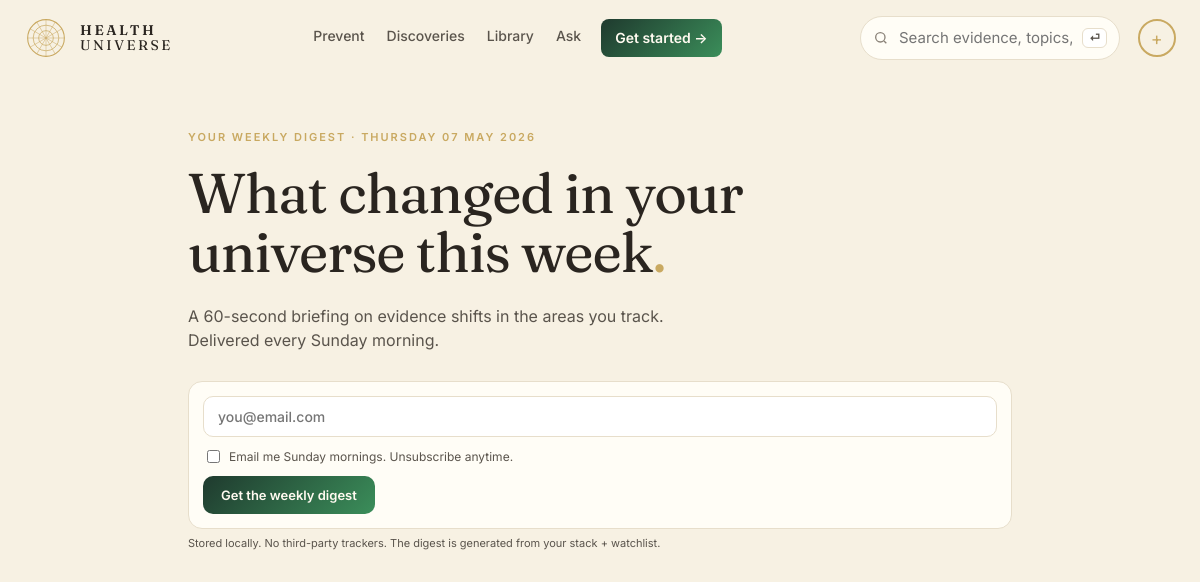
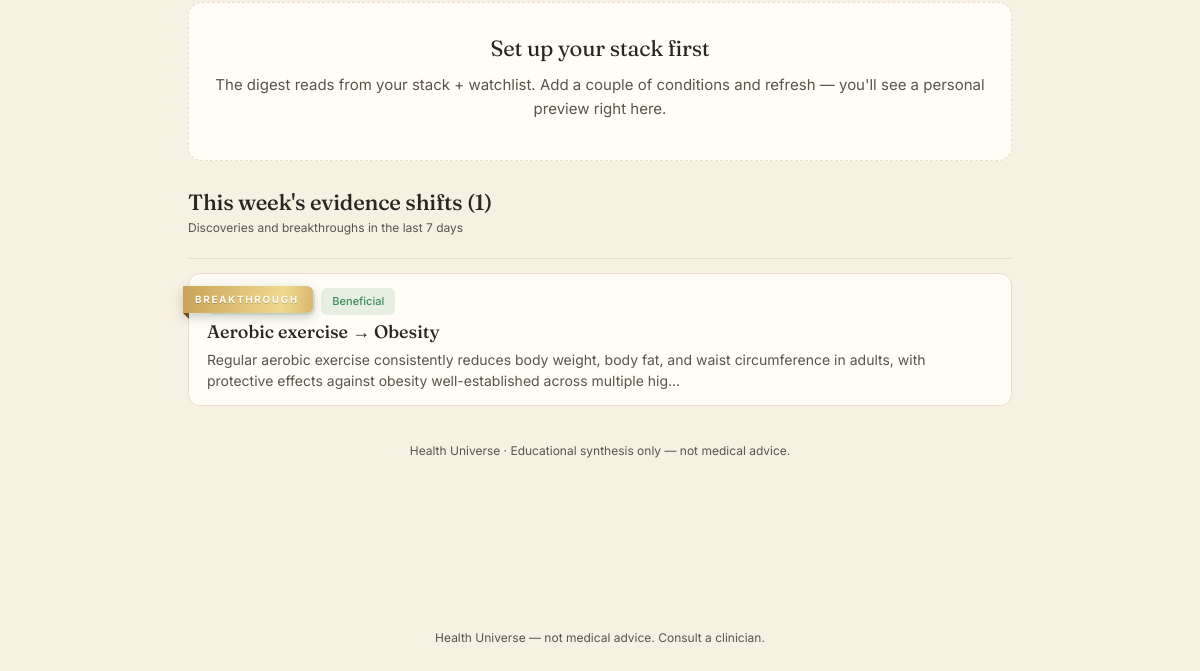
Page /digest on the earlier database version (2 pictures, top to bottom).
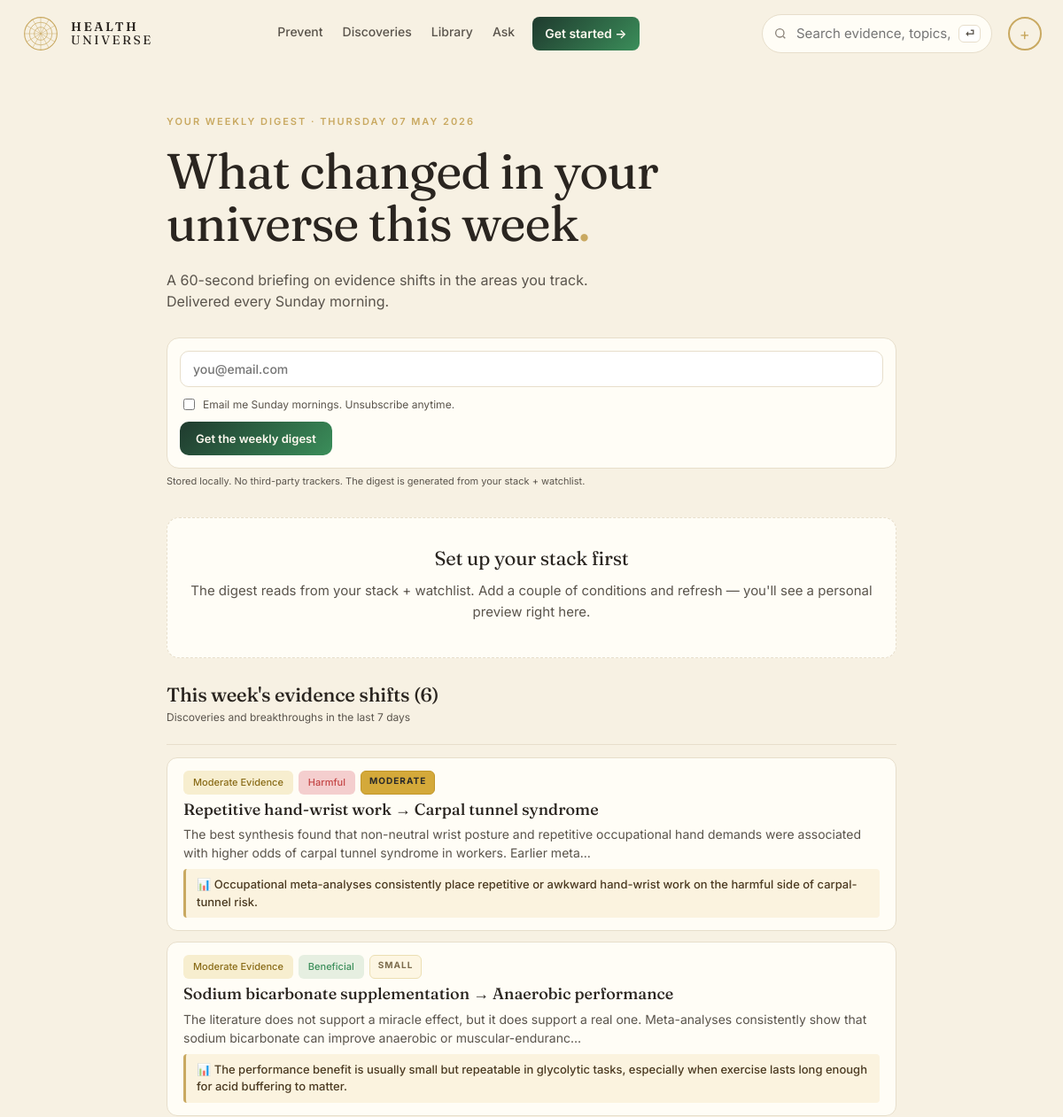
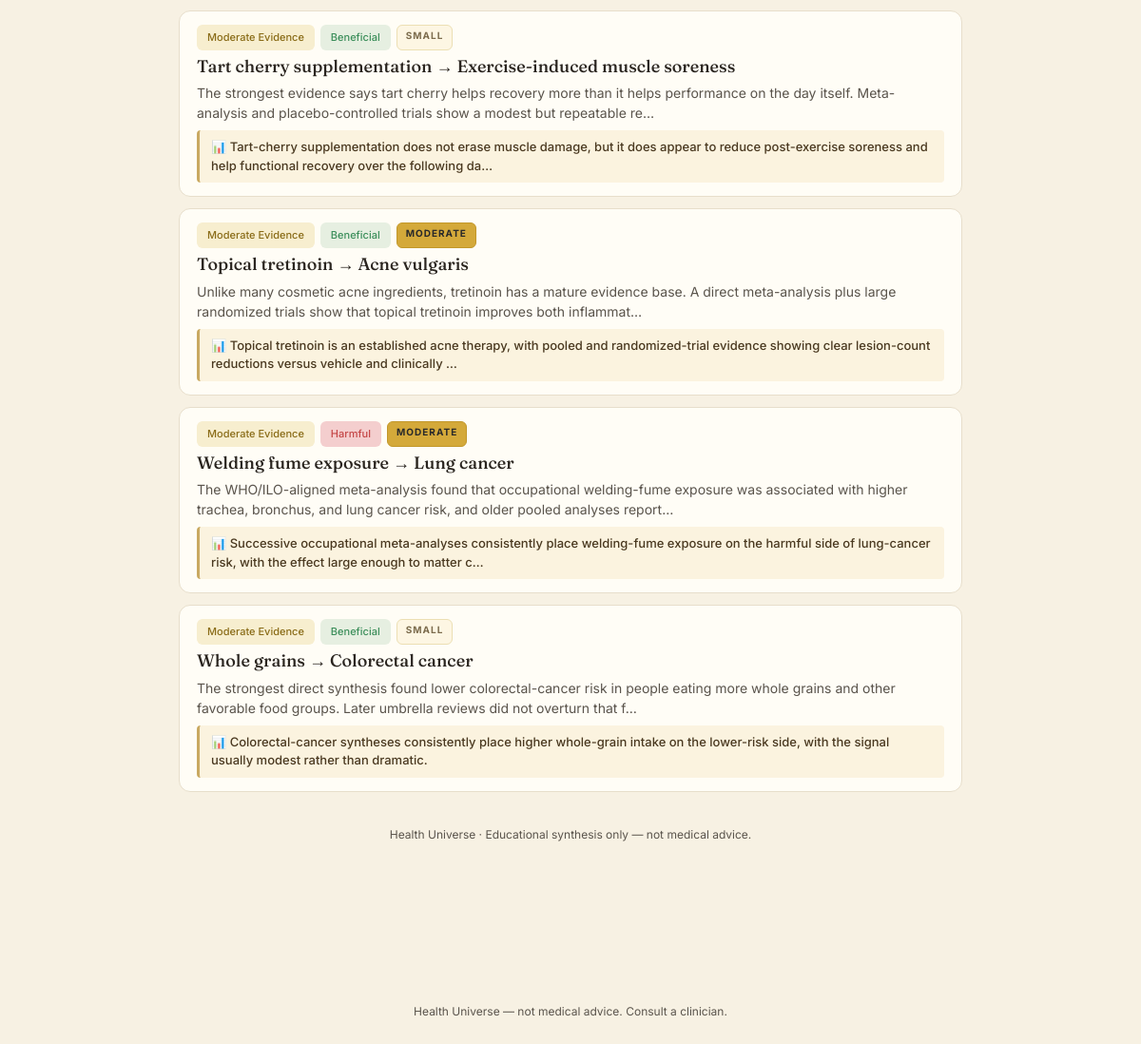
Same page on the later database version (2 pictures, top to bottom).
### tables this page shows
CREATE TABLE edge (
    id              INTEGER PRIMARY KEY,
    factor_id       INTEGER NOT NULL REFERENCES entity(id),
    outcome_id      INTEGER NOT NULL REFERENCES entity(id),
    direction       TEXT NOT NULL CHECK (direction IN (
                      'protective','harmful','neutral','u_shaped','mixed')),
    tier            TEXT NOT NULL CHECK (tier IN ('A','B','C','D','X','deprecated')),
    effect_size     TEXT,         -- qualitative: trivial/small/moderate/large
    effect_quant    TEXT,         -- e.g. "RR 0.82 (0.74-0.91)"
    population      TEXT,         -- e.g. "adults>50; ApoE4 carriers"
    mechanism       TEXT,         -- 1-paragraph plain English
    summary         TEXT,         -- card body copy
    caveats         TEXT,
    seed_source     TEXT NOT NULL CHECK (seed_source IN ('claude_seed','gemma_daily','manual')),
    created_at      TEXT NOT NULL DEFAULT (datetime('now')),
    updated_at      TEXT NOT NULL DEFAULT (datetime('now')),
    last_reviewed   TEXT NOT NULL DEFAULT (datetime('now')), embedding BLOB, embedded_at TEXT,
    UNIQUE(factor_id, outcome_id, population)
);

### web/app.py (the view)
@app.get("/digest", response_class=HTMLResponse)
def digest_preview(request: Request, days: int = 7):
    p = decode(request.cookies.get(COOKIE))
    has_profile = bool(p.conditions or p.watch_factors or p.watch_outcomes or p.watch_edges)
    sections: list[dict] = []
    with connect() as conn:
        all_disc = _new_discoveries(conn, days=days, limit=80)
        if has_profile:
            tracked_o = set(p.conditions) | set(p.watch_outcomes)
            tracked_f = set(p.watch_factors)
            relevant = [d for d in all_disc
                        if (tracked_o and d["o_slug"] in tracked_o)
                        or (tracked_f and d["f_slug"] in tracked_f)
                        or (d.get("breakthrough"))]
        else:
            relevant = [d for d in all_disc if d.get("breakthrough")] or all_disc[:6]
        sections.append({
            "title": f"This week's evidence shifts ({len(relevant)})",
            "blurb": f"Discoveries and breakthroughs in the last {days} days"
                     + (" in areas you track" if has_profile else ""),
            "rows": relevant[:6],
        })
        if p.conditions:
            no_regret = _no_regret_movers(conn, p, limit=6)
            sections.append({
                "title": "Top no-regret moves for your stack",
                "blurb": "Tier-A protective evidence for what you track",
                "rows": no_regret,
            })
            red_flags = _red_flags_in_stack(conn, p, limit=6)
            if red_flags:
                sections.append({
                    "title": "Watch outs",
                    "blurb": "Edges in your tracked areas with harmful or U-shaped direction",
                    "rows": red_flags,
                })
    return render(request, "digest.html", {
        "title": "Weekly digest",
        "profile": p,
        "has_profile": has_profile,
        "days": days,
        "sections": sections,
        "today": datetime_now().strftime("%A %d %B %Y"),
    })

### web/templates/digest.html
{% extends "base.html" %}
{% block content %}
<section class="digest-page">
  <header class="digest-head">
    <p class="hp-eyebrow">YOUR WEEKLY DIGEST · {{ today | upper }}</p>
    <h1 class="hp-title">What changed in your<br/>universe this week<span class="dot">.</span></h1>
    <p class="hp-lede">A 60-second briefing on evidence shifts in the
      areas you track. Delivered every Sunday morning.</p>
    {% if request and request.query_params.get('subscribed') %}
    <div class="digest-confirm">✓ You're subscribed. We'll email the next one Sunday at 7am.</div>
    {% else %}
    <form class="digest-signup" method="post" action="/subscribe">
      <input type="email" name="email" required placeholder="you@email.com">
      <label class="digest-consent">
        <input type="checkbox" name="consent" value="1" required>
        Email me Sunday mornings. Unsubscribe anytime.
      </label>
      <button type="submit">Get the weekly digest</button>
    </form>
    <p class="digest-tiny">
      Stored locally. No third-party trackers. The digest is generated
      from your <a href="/me">stack</a> + watchlist.
    </p>
    {% endif %}
  </header>
  {% if not has_profile %}
  <div class="digest-empty">
    <h3>Set up your stack first</h3>
    <p>The digest reads from <a href="/me">your stack</a> + watchlist.
      Add a couple of conditions and refresh — you'll see a personal preview right here.</p>
  </div>
  {% endif %}
  {% for section in sections %}
  <section class="digest-section">
    <header class="digest-sec-head">
      <h2>{{ section.title }}</h2>
      <p class="muted small">{{ section.blurb }}</p>
    </header>
    {% if section.rows %}
    <ol class="digest-list">
      {% for r in section.rows %}
      <li class="digest-card {% if r.breakthrough %}is-breakthrough{% endif %}">
        {% if r.breakthrough %}<span class="hp-breakthrough-ribbon">BREAKTHROUGH</span>{% endif %}
        <div class="digest-card-tags">
          <span class="hp-badge hp-badge-tier-{{ r.tier }}">{{ TIER_LABEL[r.tier] }}</span>
          <span class="hp-badge hp-badge-dir-{{ r.direction }}">{{ DIRECTION_LABEL[r.direction] }}</span>
          {% if r.effect_size and r.effect_size not in ('unknown','trivial') %}
            <span class="prv-effect prv-effect-{{ r.effect_size }}">{{ r.effect_size|upper }}</span>
          {% endif %}
        </div>
        <a class="digest-card-title" href="/edge/{{ r.id }}">
          {{ r.f_name }} → {{ r.o_name }}
        </a>
        <p class="digest-card-summary">{{ r.summary[:180] }}{% if r.summary|length > 180 %}…{% endif %}</p>
        {% if r.effect_quant %}<p class="digest-effect">📊 {{ r.effect_quant[:160] }}{% if r.effect_quant|length > 160 %}…{% endif %}</p>{% endif %}
      </li>
      {% endfor %}
    </ol>
    {% else %}
    <p class="empty">Nothing this week.</p>
    {% endif %}
  </section>
  {% endfor %}
  <footer class="digest-foot">
    <p class="muted small">Health Universe · Educational synthesis only — not medical advice.</p>
  </footer>
</section>
{% endblock %}

Differences in the rows shown:
no longer on this page (row unchanged): edge: direction "Beneficial", summary "Regular aerobic exercise consistently reduces body weight, body fat, and waist circumference in adults, with protective effects against obesity well-established across multiple hig"
added edge: direction "Harmful", effect_size "MODERATE", summary "The best synthesis found that non-neutral wrist posture and repetitive occupational hand demands were associated with higher odds of carpal tunnel syndrome in workers. Earlier meta", effect_quant "Occupational meta-analyses consistently place repetitive or awkward hand-wrist work on the harmful side of carpal-tunnel risk."
added edge: direction "Beneficial", effect_size "SMALL", summary "The literature does not support a miracle effect, but it does support a real one. Meta-analyses consistently show that sodium bicarbonate can improve anaerobic or muscular-enduranc", effect_quant "The performance benefit is usually small but repeatable in glycolytic tasks, especially when exercise lasts long enough for acid buffering to matter."
added edge: direction "Beneficial", effect_size "SMALL", summary "The strongest evidence says tart cherry helps recovery more than it helps performance on the day itself. Meta-analysis and placebo-controlled trials show a modest but repeatable re", effect_quant "Tart-cherry supplementation does not erase muscle damage, but it does appear to reduce post-exercise soreness and help functional recovery over the following da"
added edge: direction "Beneficial", effect_size "MODERATE", summary "Unlike many cosmetic acne ingredients, tretinoin has a mature evidence base. A direct meta-analysis plus large randomized trials show that topical tretinoin improves both inflammat", effect_quant "Topical tretinoin is an established acne therapy, with pooled and randomized-trial evidence showing clear lesion-count reductions versus vehicle and clinically"
added edge: direction "Harmful", effect_size "MODERATE", summary "The WHO/ILO-aligned meta-analysis found that occupational welding-fume exposure was associated with higher trachea, bronchus, and lung cancer risk, and older pooled analyses report", effect_quant "Successive occupational meta-analyses consistently place welding-fume exposure on the harmful side of lung-cancer risk, with the effect large enough to matter c"
added edge: direction "Beneficial", effect_size "SMALL", summary "The strongest direct synthesis found lower colorectal-cancer risk in people eating more whole grains and other favorable food groups. Later umbrella reviews did not overturn that f", effect_quant "Colorectal-cancer syntheses consistently place higher whole-grain intake on the lower-risk side, with the signal usually modest rather than dramatic."
Other differences:
new list line: "This week's evidence shifts (6) Discoveries and breakthroughs in the last 7 days Moderate Evidence Repetitive hand-wrist work → Carpal tunnel syndrome … Moderate Evidence Sodium bicarbonate supplementation → Anaerobic performance … Moderate Evidence Tart cherry supplementation → Exercise-induced muscle soreness … … Moderate Evidence Topical tretinoin → Acne vulgaris … … Moderate Evidence Welding fume exposure → Lung cancer … … Moderate Evidence Whole grains → Colorectal cancer …"
list line gone: "This week's evidence shifts (1) Discoveries and breakthroughs in the last 7 days BREAKTHROUGH Strong Evidence Aerobic exercise → Obesity …"
